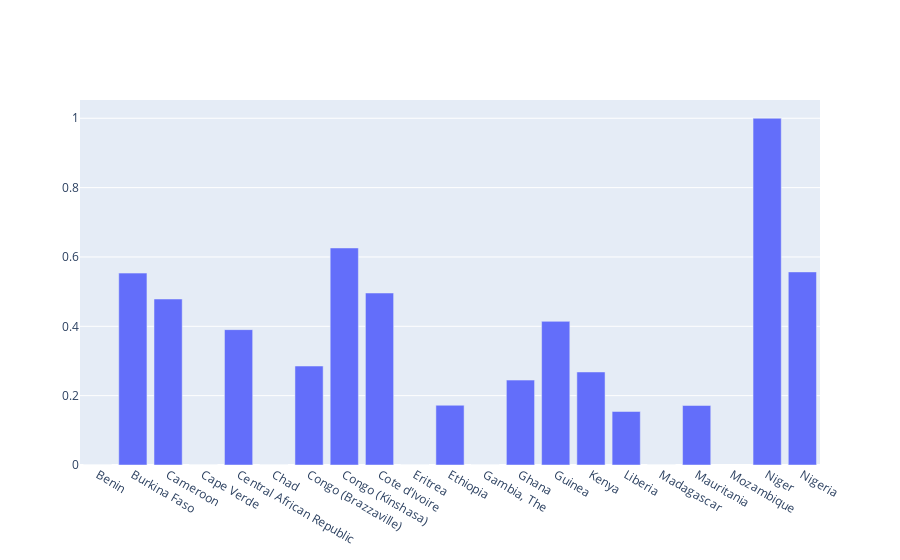

The notebook cell saved with this chart:
### Code cell
fig = go.Figure()
fig.add_bar(x = overview['Country'], y = overview['Growth Rate'], hovertext = "Based on last" + overview['Last Window'].astype(str) +"days")
fig.show()

### Figure 1 — Plotly figure (JSON) as saved in the notebook; plotly's stock layout.template omitted (floating-point values rounded to 4 significant figures)
{"data": [{"hovertext": ["Based on last[4.]days", "Based on last[8.]days", "Based on last[7.]days", "Based on last[0.]days", "Based on last[4.]days", "Based on last[2.]days", "Based on last[5.]days", "Based on last[6.]days", "Based on last[8.]days", "Based on last[1.]days", "Based on last[5.]days", "Based on last[2.]days", "Based on last[7.]days", "Based on last[2.]days", "Based on last[7.]days", "Based on last[4.]days", "Based on last[1.]days", "Based on last[5.]days", "Based on last[0.]days", "Based on last[2.]days", "Based on last[6.]days"], "type": "bar", "x": ["Benin", "Burkina Faso", "Cameroon", "Cape Verde", "Central African Republic", "Chad", "Congo (Brazzaville)", "Congo (Kinshasa)", "Cote d'Ivoire", "Eritrea", "Ethiopia", "Gambia, The", "Ghana", "Guinea", "Kenya", "Liberia", "Madagascar", "Mauritania", "Mozambique", "Niger", "Nigeria"], "y": [9.575e-09, 0.5534, 0.4787, 0, 0.3904, 0, 0.2855, 0.6259, 0.496, 0, 0.1723, 0, 0.2449, 0.4142, 0.2683, 0.1543, 0, 0.1717, null, 1, 0.5568]}], "layout": {}}
